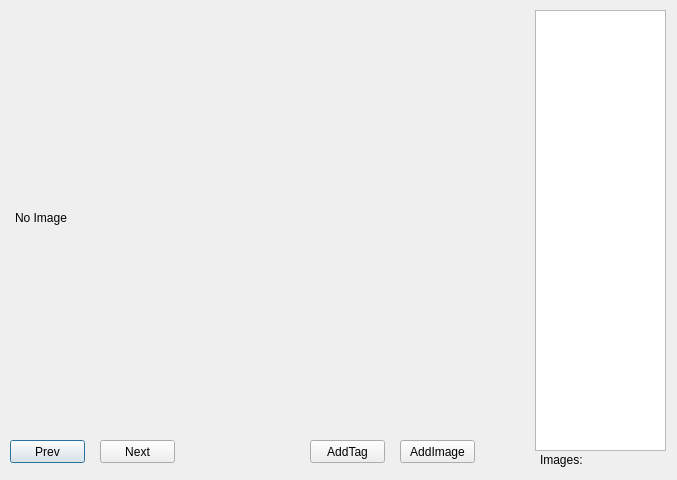
<?xml version="1.0" encoding="UTF-8"?>
<ui version="4.0">
 <class>ImageDialog</class>
 <widget class="QDialog" name="ImageDialog">
  <property name="geometry">
   <rect>
    <x>0</x>
    <y>0</y>
    <width>677</width>
    <height>480</height>
   </rect>
  </property>
  <property name="windowTitle">
   <string>Dialog</string>
  </property>
  <widget class="QListWidget" name="tagList">
   <property name="geometry">
    <rect>
     <x>535</x>
     <y>10</y>
     <width>131</width>
     <height>441</height>
    </rect>
   </property>
   <property name="selectionMode">
    <enum>QAbstractItemView::MultiSelection</enum>
   </property>
  </widget>
  <widget class="QLabel" name="imagesLabel">
   <property name="geometry">
    <rect>
     <x>540</x>
     <y>450</y>
     <width>131</width>
     <height>20</height>
    </rect>
   </property>
   <property name="text">
    <string>Images:</string>
   </property>
  </widget>
  <widget class="QLabel" name="imageLabel">
   <property name="geometry">
    <rect>
     <x>15</x>
     <y>12</y>
     <width>501</width>
     <height>411</height>
    </rect>
   </property>
   <property name="text">
    <string>No Image</string>
   </property>
  </widget>
  <widget class="QPushButton" name="previousButton">
   <property name="geometry">
    <rect>
     <x>10</x>
     <y>440</y>
     <width>75</width>
     <height>23</height>
    </rect>
   </property>
   <property name="text">
    <string>Prev</string>
   </property>
  </widget>
  <widget class="QPushButton" name="nextButton">
   <property name="geometry">
    <rect>
     <x>100</x>
     <y>440</y>
     <width>75</width>
     <height>23</height>
    </rect>
   </property>
   <property name="text">
    <string>Next</string>
   </property>
  </widget>
  <widget class="QPushButton" name="addTagButton">
   <property name="geometry">
    <rect>
     <x>310</x>
     <y>440</y>
     <width>75</width>
     <height>23</height>
    </rect>
   </property>
   <property name="text">
    <string>AddTag</string>
   </property>
  </widget>
  <widget class="QPushButton" name="addImageButton">
   <property name="geometry">
    <rect>
     <x>400</x>
     <y>440</y>
     <width>75</width>
     <height>23</height>
    </rect>
   </property>
   <property name="text">
    <string>AddImage</string>
   </property>
  </widget>
 </widget>
 <resources/>
 <connections/>
</ui>
